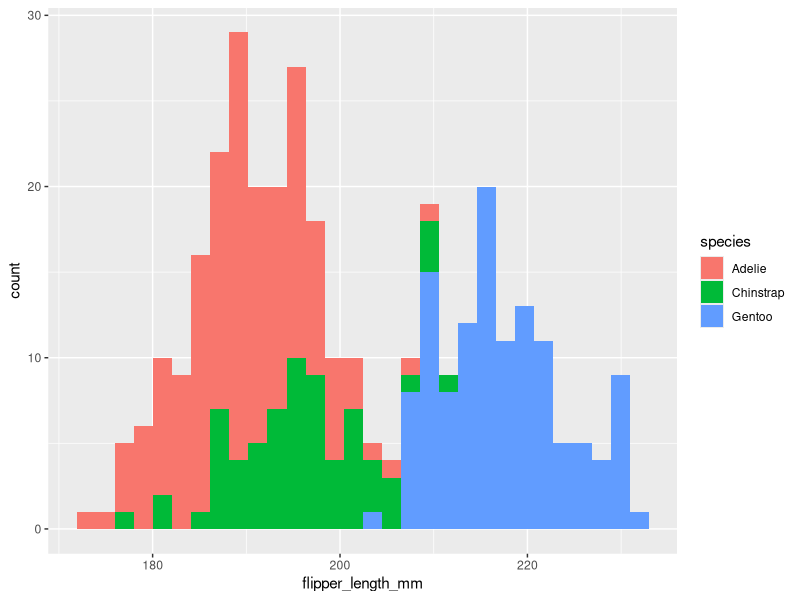
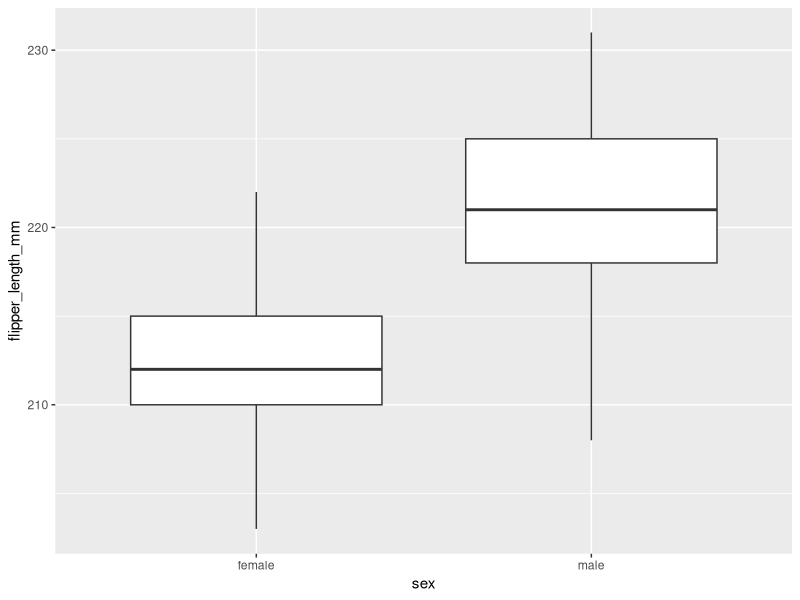
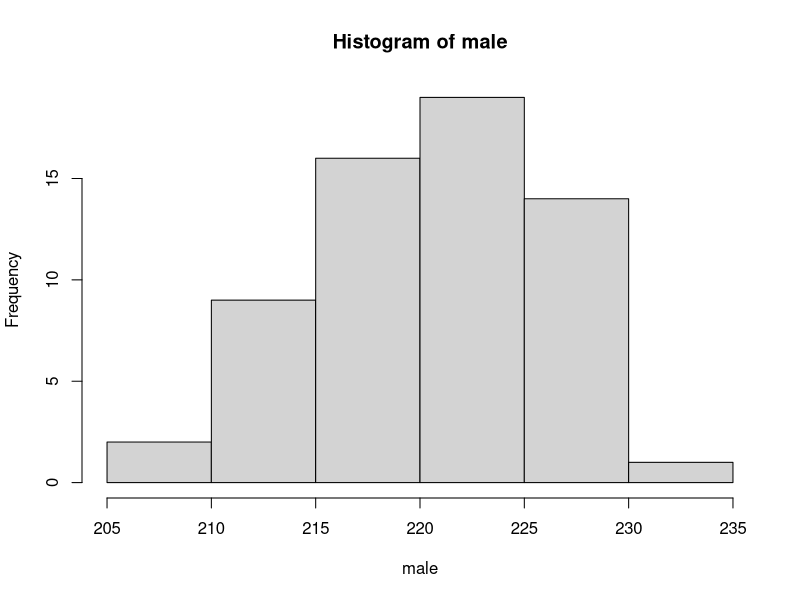
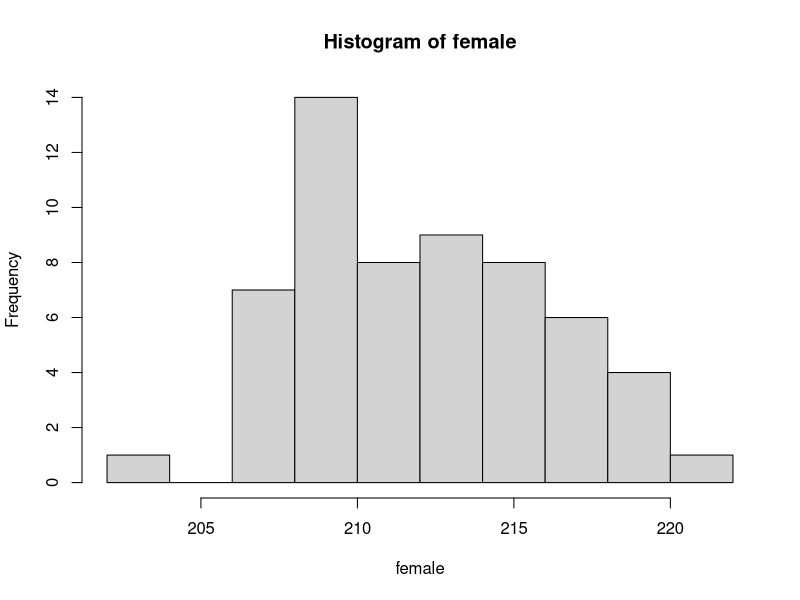
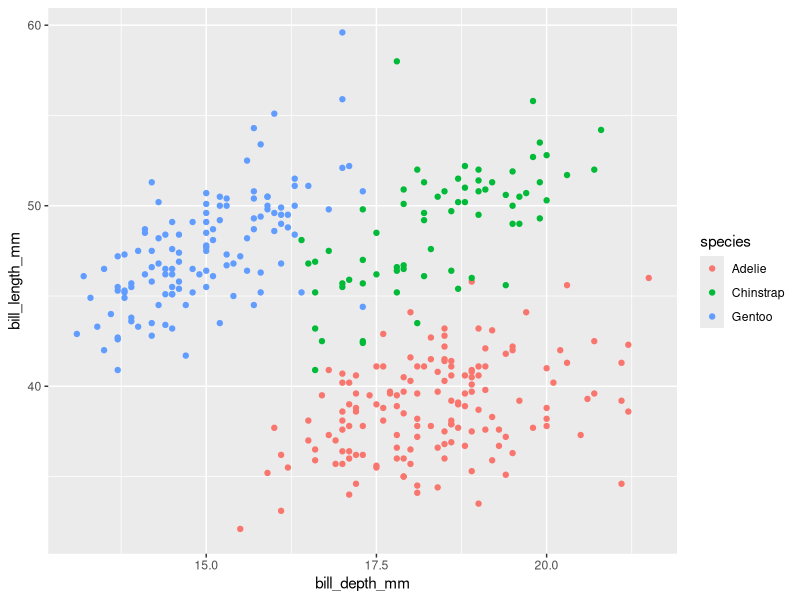
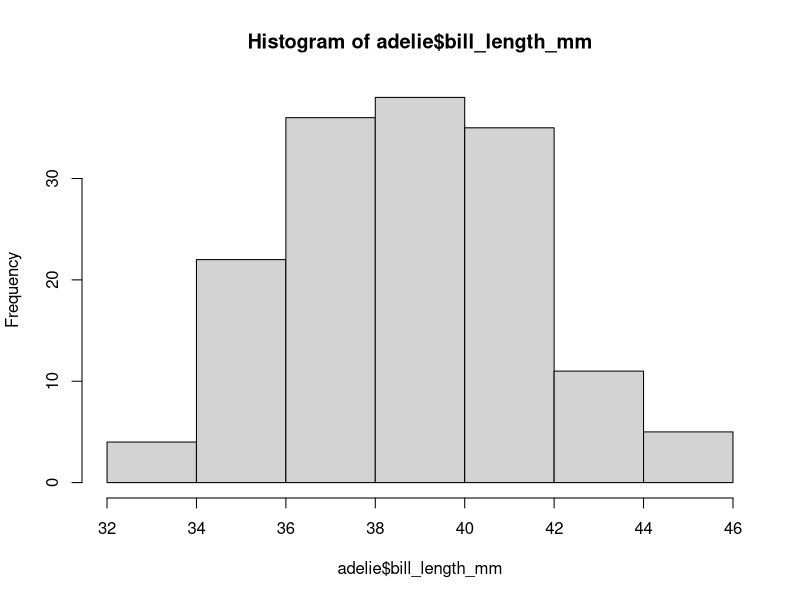
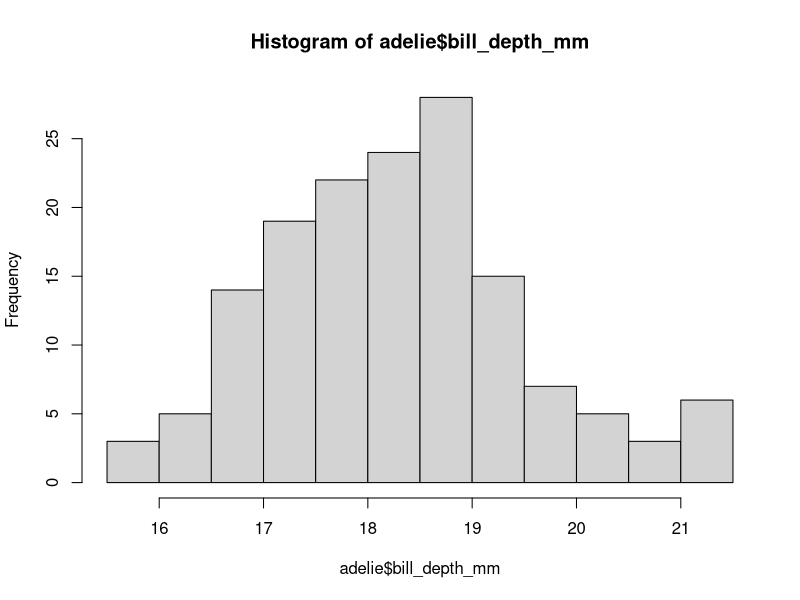
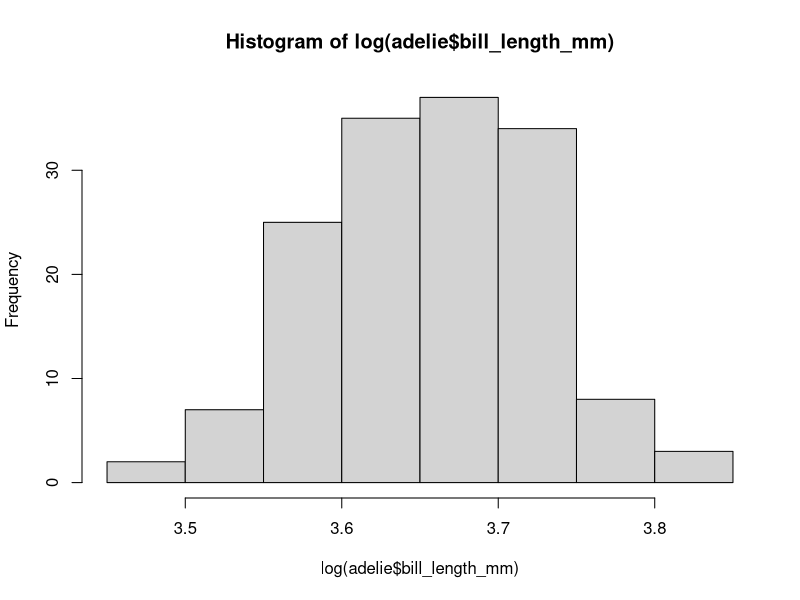

These charts were generated, in order, by the following R code:
# Intro stats Demo 1

library(tidyverse)
library(palmerpenguins)


data(penguins)


#flipper length
penguins %>% 
  ggplot(aes(x = flipper_length_mm))+
  geom_histogram(aes(fill = species))

# species counts
penguins %>% 
  group_by(species) %>% 
  summarise(abudance = n())


penguins %>% 
  count(species)

count(penguins, species)

# boxplot of flipper length

penguins %>% 
  filter(species == "Gentoo") %>% 
  drop_na(sex, flipper_length_mm) %>% 
  ggplot(aes(x=sex, y = flipper_length_mm))+
  geom_boxplot()


# test for variances

gentoo <- penguins %>% 
  filter(species == "Gentoo") %>% 
  drop_na(sex, flipper_length_mm)


male <- filter(gentoo, sex == "male") %>% pull(flipper_length_mm)

female <- filter(gentoo, sex == "female") %>% pull(flipper_length_mm)


var.test(male, female)


hist(male)
hist(female)


shapiro.test(male)
shapiro.test(female)


# t-test
t.test(gentoo$flipper_length_mm ~ gentoo$sex, var.equal = FALSE)


# correlation test


penguins %>% 
  ggplot(aes(x = bill_depth_mm, y = bill_length_mm))+
  geom_point(aes(color = species))



adelie <- penguins %>% 
  filter(species == "Adelie") %>% 
  drop_na(bill_depth_mm, bill_length_mm)


hist(adelie$bill_length_mm)
hist(adelie$bill_depth_mm)


shapiro.test(adelie$bill_depth_mm)
shapiro.test(adelie$bill_length_mm)


hist(log(adelie$bill_length_mm))


cor.test(adelie$bill_length_mm, adelie$bill_depth_mm)

# Pearson's product-moment correlation
# 
# data:  adelie$bill_length_mm and adelie$bill_depth_mm
# t = 5.1933, df = 149, p-value = 6.674e-07
# alternative hypothesis: true correlation is not equal to 0
# 95 percent confidence interval:
#  0.2472226 0.5187796
# sample estimates:
#       cor 
# 0.3914917 


adelie %>% 
  ggplot(aes(x = bill_length_mm, y = bill_depth_mm))+
  geom_point()+
  geom_smooth(method = "lm")
